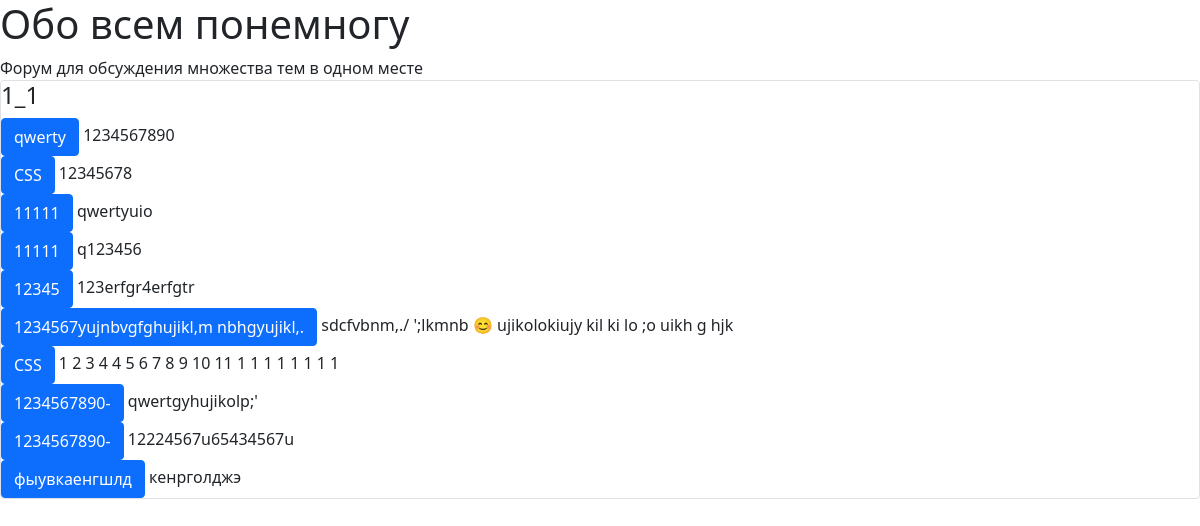
Page /subcategory/1_1 on the committed database.
### data/subcategory.py (models this page shows)
class Subcategory(SqlAlchemyBase):
    __tablename__ = 'subcategory'
    id = sqlalchemy.Column(sqlalchemy.Integer, primary_key=True, autoincrement=True)
    name = sqlalchemy.Column(sqlalchemy.String, nullable=True)
    category_id = sqlalchemy.Column(sqlalchemy.Integer, sqlalchemy.ForeignKey("category.id"))
    category = orm.relation('Category')
    topic = orm.relation("Topic", back_populates='subcategory')

### data/topic.py (models this page shows)
class Topic(SqlAlchemyBase):
    __tablename__ = 'topic'
    id = sqlalchemy.Column(sqlalchemy.Integer, primary_key=True, autoincrement=True)
    name = sqlalchemy.Column(sqlalchemy.String, nullable=True)
    text = sqlalchemy.Column(sqlalchemy.String, nullable=True)
    creator = sqlalchemy.Column(sqlalchemy.Integer, sqlalchemy.ForeignKey("user.id"))
    time = sqlalchemy.Column(sqlalchemy.DateTime, default=datetime.datetime.now)
    subcategory_id = sqlalchemy.Column(sqlalchemy.Integer, sqlalchemy.ForeignKey("subcategory.id"))
    subcategory = orm.relation('Subcategory')
    user = orm.relation('User')
    message = orm.relation("Message", back_populates='topic')

### main.py (the view)
@app.route("/subcategory/<name>")
def subcategory_name(name):
    db_sess = db_session.create_session()
    subcategory = db_sess.query(Subcategory).filter(Subcategory.name == name).first()
    topic = db_sess.query(Topic).filter(Topic.subcategory_id == subcategory.id)
    return render_template("subcategory.html", topic=topic, subcategory=subcategory)

### data/db_session.py (called while the page is built)
def create_session() -> Session:
    global __factory
    return __factory()

### templates/subcategory.html (shortened to what this page needs)
<!DOCTYPE html>
<html lang="en">
<head>
    <link rel="stylesheet"
          href="https://cdn.jsdelivr.net/npm/bootstrap@5.0.0-beta1/dist/css/bootstrap.min.css"
>
</head>
<body>
    <h1>Обо всем понемногу</h1>
    Форум для обсуждения множества тем в одном месте<br>
    <div class="col-md6 border rounded">
        <h4>{{subcategory.name}}</h4>
        {% for j in topic%}
        <div>
            <a class="btn btn-primary " href=/subcategory/{{subcategory.name}}/topic/{{j.name}}>{{j.name}}</a>
            {{' '.join(j.text.split()[:20])}}
        </div>
        {% endfor %}
    </div>
</body>
</html>

### rows in the picture
Subcategory: name "1_1"
Topic: name "qwerty", text "1234567890"
Topic: name "CSS", text "12345678"
Topic: name "11111", text "qwertyuio"
Topic: name "11111", text "q123456"
Topic: name "12345", text "123erfgr4erfgtr"
Topic: name "1234567yujnbvgfghujikl,m nbhgyujikl,.", text "sdcfvbnm,./ ';lkmnb 😊 ujikolokiujy kil ki lo ;o uikh g hjk"
Topic: name "CSS", text "1 2 3 4 4 5 6 7 8 9 10 11 1 1 1 1 1 1 1 1"
Topic: name "1234567890-", text "qwertgyhujikolp;'"
Topic: name "1234567890-", text "12224567u65434567u"
Topic: name "фыувкаенгшлд", text "кенрголджэ"
